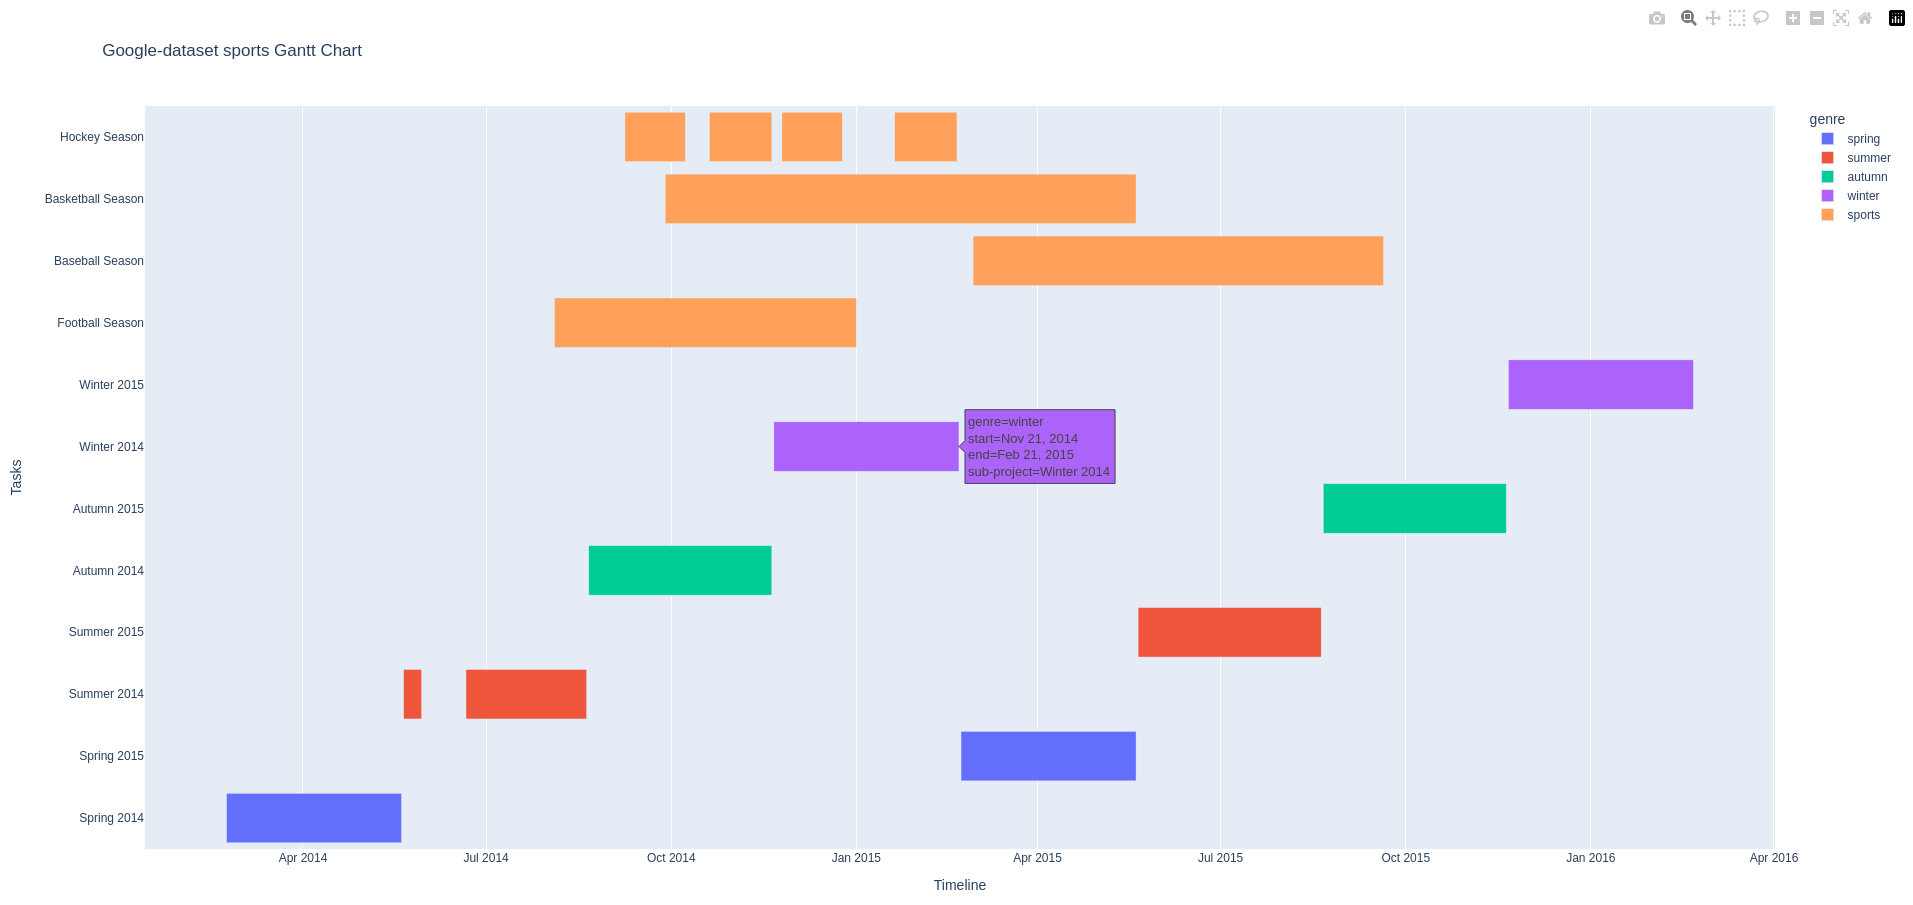

Write the Python code that produced this figure.
#!/usr/bin/env python3

#  vim: set foldmethod=indent foldcolumn=4 :

import pandas as pd
import plotly.express as px


def create_gantt_chart(data):
    # Expand rows to individual pairs of start-end dates
    rows = []
    for _, row in data.iterrows():
        if not isinstance(row["start"], list):
            row["start"] = [row["start"]]
        if not isinstance(row["end"], list):
            row["end"] = [row["end"]]
        for start, end in zip(row["start"], row["end"]):
            rows.append(
                {
                    "sub-project": row["sub-project"],
                    "start": start,
                    "end": end,
                    "genre": row["genre"],
                }
            )

    # Create an interactive Gantt chart
    expanded_data = pd.DataFrame(rows)
    print("expanded_data:", expanded_data)
    expanded_data["start"] = pd.to_datetime(expanded_data["start"])
    expanded_data["end"] = pd.to_datetime(expanded_data["end"])

    fig = px.timeline(
        expanded_data,
        x_start="start",
        x_end="end",
        y="sub-project",
        color="genre",
        title="Google-dataset sports Gantt Chart",
    )

    # Customize the figure layout
    fig.update_layout(xaxis_title="Timeline", yaxis_title="Tasks", xaxis_type="date")

    # Show the Gantt chart
    fig.show()


def get_df():
    df = pd.DataFrame(
        {
            "sub-project": [
                "Spring 2014",
                "Summer 2014",
                "Autumn 2014",
                "Winter 2014",
                "Spring 2015",
                "Summer 2015",
                "Autumn 2015",
                "Winter 2015",
                "Football Season",
                "Baseball Season",
                "Basketball Season",
                "Hockey Season",
            ],
            "start": [
                "2014-02-22",
                ["2014-05-21", "2014-06-21"],
                "2014-08-21",
                "2014-11-21",
                "2015-02-22",
                "2015-05-21",
                "2015-08-21",
                "2015-11-21",
                "2014-08-4",
                "2015-02-28",
                "2014-09-28",
                "2014-09-8",
            ],
            "end": [
                "2014-05-20",
                ["2014-05-30", "2014-08-20"],
                "2014-11-20",
                "2015-02-21",
                "2015-05-20",
                "2015-08-20",
                "2015-11-20",
                "2016-02-21",
                "2015-01-1",
                "2015-09-20",
                "2015-05-20",
                "2015-05-21",
            ],
            "genre": [
                "spring",
                "summer",
                "autumn",
                "winter",
                "spring",
                "summer",
                "autumn",
                "winter",
                "sports",
                "sports",
                "sports",
                "sports",
            ],
        }
    )
    df["start"].iloc[-1] = ["2014-09-8", "2014-10-20", "2014-11-25", "2015-01-20"]
    df["end"].iloc[-1] = ["2014-10-8", "2014-11-20", "2014-12-25", "2015-02-20"]
    return df


def main():
    #  https://developers.google.com/chart/interactive/docs/gallery/ganttchart#no-dependencies

    df = get_df()

    create_gantt_chart(df)


if __name__ == "__main__":
    main()
